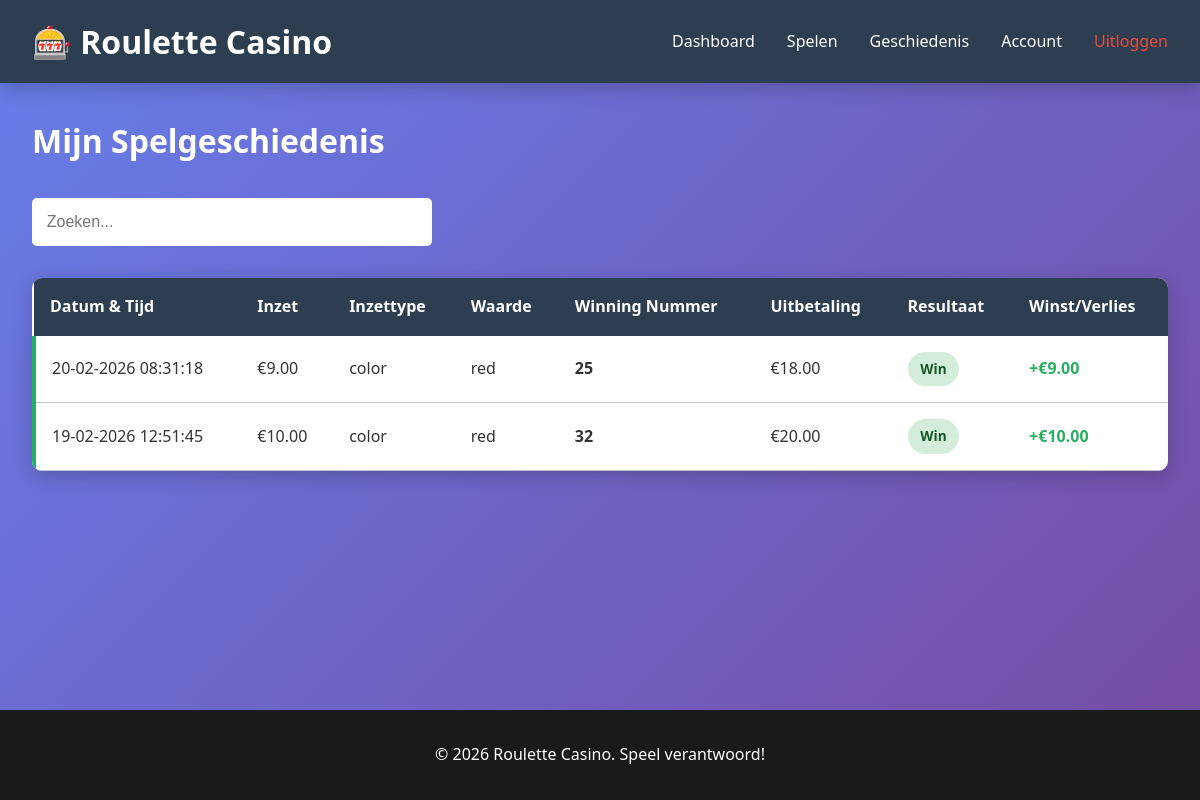
The page /history (signed in) on the database its author committed.
### nseroulette.py (models this page shows, shortened)
class GameRound(db.Model):
    id = db.Column(db.Integer, primary_key=True)
    user_id = db.Column(db.Integer, db.ForeignKey('user.id'), nullable=False)
    bet_amount = db.Column(db.Float, nullable=False)
    bet_type = db.Column(db.String(50), nullable=False)  # 'number', 'color', 'odd/even', etc.
    bet_value = db.Column(db.String(50), nullable=False)  # '17', 'red', 'odd', etc.
    winning_number = db.Column(db.Integer, nullable=False)
    result = db.Column(db.String(10), nullable=False)  # 'win' or 'lose'
    payout = db.Column(db.Float, default=0.0)
    created_at = db.Column(db.DateTime, default=datetime.utcnow)

### nseroulette.py (the view)
@app.route('/history')
@login_required
def history():
    games = GameRound.query.filter_by(user_id=session['user_id']).order_by(GameRound.created_at.desc()).all()
    return render_template('history.html', games=games)

### nseroulette.py (called while the page is built)
def login_required(f):
    @wraps(f)
    def decorated_function(*args, **kwargs):
        if 'user_id' not in session:
            return redirect(url_for('login'))
        return f(*args, **kwargs)
    return decorated_function

### templates/history.html (shortened to what this page needs)
{% extends "base.html" %}
{% block content %}
<div class="history-container">
    <h1>Mijn Spelgeschiedenis</h1>
    {% if games %}
    <div class="history-filters">
        <input type="text" id="searchFilter" placeholder="Zoeken..." class="search-input">
    </div>
    <table class="games-table full-table">
        <thead>
            <tr>
                <th>Datum & Tijd</th>
                <th>Inzet</th>
                <th>Inzettype</th>
                <th>Waarde</th>
                <th>Winning Nummer</th>
                <th>Uitbetaling</th>
                <th>Resultaat</th>
                <th>Winst/Verlies</th>
            </tr>
        </thead>
        <tbody>
            {% for game in games %}
            <tr class="result-{{ game.result }}">
                <td>{{ game.created_at.strftime('%d-%m-%Y %H:%M:%S') }}</td>
                <td>€{{ "%.2f"|format(game.bet_amount) }}</td>
                <td>{{ game.bet_type }}</td>
                <td>{{ game.bet_value }}</td>
                <td><strong>{{ game.winning_number }}</strong></td>
                <td>€{{ "%.2f"|format(game.payout) }}</td>
                <td><span class="badge badge-{{ game.result }}">{{ 'Win' if game.result == 'win' else 'Verlies' }}</span></td>
                <td class="amount-cell">
                    {% if game.result == 'win' %}
                        <span class="amount-win">+€{{ "%.2f"|format(game.payout - game.bet_amount) }}</span>
                    {% else %}
                        <span class="amount-loss">-€{{ "%.2f"|format(game.bet_amount) }}</span>
                    {% endif %}
                </td>
            </tr>
            {% endfor %}
        </tbody>
    </table>
    {% else %}
    <div class="empty-state">
        <p>Je hebt nog geen spellen gespeeld.</p>
        <a href="{{ url_for('game') }}" class="btn btn-primary">Start nu spelen!</a>
    </div>
    {% endif %}
</div>
{% endblock %}

### static/css/style.css (style rules this page uses)
* { margin: 0; padding: 0; box-sizing: border-box; }
:root { --primary-color: #2c3e50; --success-color: #27ae60; --danger-color: #e74c3c; --warning-color: #f39c12; --info-color: #3498db; --dark-color: #1a1a1a; --light-color: #ecf0f1; --border-color: #bdc3c7; --shadow: 0 2px 10px rgba(0, 0, 0, 0.1); --shadow-lg: 0 5px 20px rgba(0, 0, 0, 0.2); --transition: all 0.3s ease; }
body { font-family: 'Segoe UI', Tahoma, Geneva, Verdana, sans-serif; background: linear-gradient(135deg, #667eea 0%, #764ba2 100%); color: #333; line-height: 1.6; min-height: 100vh; display: flex; flex-direction: column; }
html { scroll-behavior: smooth; }
.games-table { width: 100%; border-collapse: collapse; background: white; border-radius: 10px; overflow: hidden; box-shadow: var(--shadow-lg); margin-top: 1rem; }
.games-table thead { background: var(--primary-color); color: white; }
.games-table th { padding: 1rem; text-align: left; font-weight: 600; }
.games-table td { padding: 1rem; border-bottom: 1px solid var(--border-color); }
.games-table tbody tr.result-win { border-left: 4px solid var(--success-color); }
.full-table { margin: 2rem 0; }
.badge { display: inline-block; padding: 0.4rem 0.8rem; border-radius: 20px; font-size: 0.85rem; font-weight: 600; }
.badge-win { background: #d4edda; color: #155724; }
.history-container { animation: fadeIn 0.5s ease; }
.history-container h1 { color: white; margin-bottom: 2rem; }
.history-filters { margin-bottom: 2rem; }
.search-input { width: 100%; max-width: 400px; padding: 0.8rem; border: 2px solid white; border-radius: 5px; font-size: 1rem; }
.amount-cell { font-weight: bold; }
.amount-win { color: var(--success-color); }

### rows shown on the page
GameRound: created_at "20-02-2026 08:31:18", bet_amount "9.00", bet_type "color", bet_value "red", winning_number "25", payout "18.00", result "Win", game.payout-game.bet_amount "9.00"
GameRound: created_at "19-02-2026 12:51:45", bet_amount "10.00", bet_type "color", bet_value "red", winning_number "32", payout "20.00", result "Win", game.payout-game.bet_amount "10.00"
